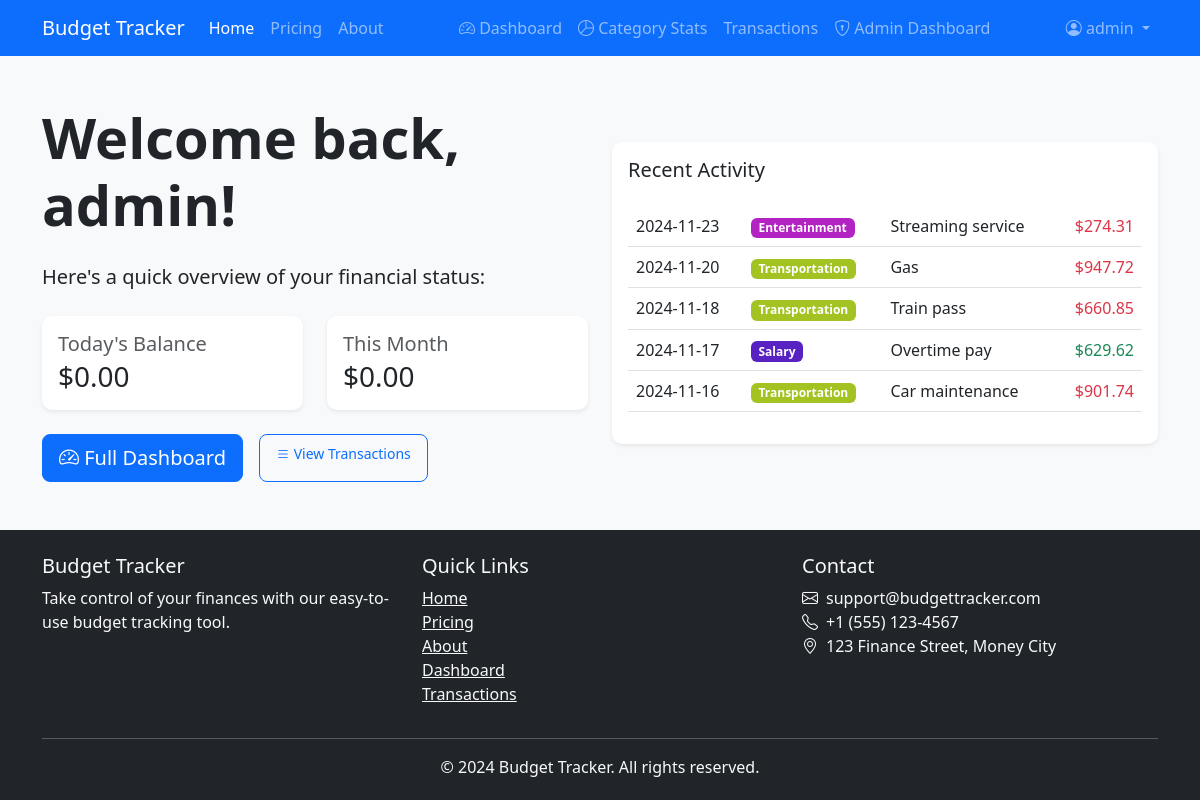
Screenshot of / (signed in) with the database file from the repository.
### models.py (models this page shows, shortened)
class User(UserMixin, db.Model):
    __tablename__ = 'user'
    id = db.Column(db.Integer, primary_key=True)
    username = db.Column(db.String(80), unique=True, nullable=False)
    email = db.Column(db.String(120), unique=True, nullable=False)
    password_hash = db.Column(db.String(128))
    role = db.Column(db.Enum(UserRole), default=UserRole.NORMAL)
    is_active = db.Column(db.Boolean, default=True, nullable=False)
    trial_end_date = db.Column(db.DateTime, nullable=True)
    created_at = db.Column(db.DateTime, nullable=False, default=datetime.utcnow)
    updated_at = db.Column(db.DateTime, onupdate=datetime.utcnow)
    last_login = db.Column(db.DateTime)
    reset_token = db.Column(db.String(100), unique=True)
    reset_token_expires = db.Column(db.DateTime)
    transactions = db.relationship('BudgetTransaction', backref='user', lazy=True)
    feedback_submissions = db.relationship('Feedback', backref=db.backref('submitted_by', lazy=True), lazy=True)
    budgets = db.relationship('UserBudget', backref='user', lazy=True)

class BudgetTransaction(db.Model):
    __tablename__ = 'budget_transaction'
    id = db.Column(db.Integer, primary_key=True)
    amount = db.Column(db.Float, nullable=False)
    description = db.Column(db.String(200), nullable=False)
    type = db.Column(db.String(20), nullable=False)
    date = db.Column(db.DateTime, nullable=False, default=datetime.utcnow)
    category = db.Column(db.String(50), nullable=False, default='UNCATEGORIZED')
    user_id = db.Column(db.Integer, db.ForeignKey('user.id'), nullable=False)
    created_at = db.Column(db.DateTime, nullable=False, default=datetime.utcnow)
    updated_at = db.Column(db.DateTime, onupdate=datetime.utcnow)

### routes.py (the view)
    @app.route('/')
    def home():
        if current_user.is_authenticated:
            today_start = datetime.combine(datetime.now().date(), datetime.min.time())
            today_end = datetime.combine(datetime.now().date(), datetime.max.time())
            today_transactions = BudgetTransaction.query.filter(
                BudgetTransaction.user_id == current_user.id,
                BudgetTransaction.date.between(today_start, today_end)
            ).all()
            today_balance = sum(t.amount for t in today_transactions)
            month_start = datetime.now().replace(day=1, hour=0, minute=0, second=0, microsecond=0)
            month_end = datetime.now()
            month_transactions = BudgetTransaction.query.filter(
                BudgetTransaction.user_id == current_user.id,
                BudgetTransaction.date.between(month_start, month_end)
            ).all()
            month_balance = sum(t.amount for t in month_transactions)
            all_transactions = BudgetTransaction.query.filter_by(
                user_id=current_user.id
            ).all()
            total_balance = sum(t.amount for t in all_transactions)
            recent_transactions = BudgetTransaction.query.filter_by(
                user_id=current_user.id
            ).order_by(BudgetTransaction.date.desc()).limit(5).all()
            return render_template('home.html',
                today_balance=today_balance,
                month_balance=month_balance,
                total_balance=total_balance,  # Added this line
                recent_transactions=recent_transactions
            )
        return render_template('home.html')

### routes.py (called while the page is built)
def generate_color_for_category(category_name):
    hash_value = sum(ord(c) for c in category_name)
    hue = hash_value % 360  # 0-359 degrees
    saturation = 70  # Constant saturation
    lightness = 45  # Constant lightness
    return f'hsl({hue}, {saturation}%, {lightness}%)'

### templates/home.html (shortened to what this page needs)
{% extends "base.html" %}
{% block content %}
<div class="container-fluid px-0">
    <div class="{% if current_user.is_authenticated %}bg-light{% else %}bg-primary text-white{% endif %} py-5">
        <div class="container">
            <div class="row align-items-center">
                <div class="col-lg-6">
                    {% if current_user.is_authenticated %}
                    <h1 class="display-4 fw-bold mb-4">Welcome back, {{ current_user.username }}!</h1>
                    <p class="lead mb-4">Here's a quick overview of your financial status:</p>
                    <div class="row g-4 mb-4">
                        <div class="col-md-6">
                            <div class="card border-0 shadow-sm">
                                <div class="card-body">
                                    <h5 class="card-title text-muted mb-1">Today's Balance</h5>
                                    <h3 class="mb-0">
                                        <span class="currency-symbol">$</span><span data-amount="{{ today_balance }}">{{ "%.2f"|format(today_balance|abs) }}</span>
                                    </h3>
                                </div>
                            </div>
                        </div>
                        <div class="col-md-6">
                            <div class="card border-0 shadow-sm">
                                <div class="card-body">
                                    <h5 class="card-title text-muted mb-1">This Month</h5>
                                    <h3 class="mb-0">
                                        <span class="currency-symbol">$</span><span data-amount="{{ month_balance }}">{{ "%.2f"|format(month_balance|abs) }}</span>
                                    </h3>
                                </div>
                            </div>
                        </div>
                    </div>
                    <div class="d-flex gap-3">
                        <a href="{{ url_for('dashboard') }}" class="btn btn-primary btn-lg">
                            <i class="bi bi-speedometer2"></i> Full Dashboard
                        </a>
                        <a href="{{ url_for('view_transactions') }}" class="btn btn-outline-primary btn-sm no-print">
                            <i class="bi bi-list"></i> View Transactions
                        </a>
                    </div>
                    {% endif %}
                </div>
                <div class="col-lg-6">
                    {% if current_user.is_authenticated %}
                    <div class="card border-0 shadow-sm">
                        <div class="card-body">
                            <h5 class="card-title mb-4">Recent Activity</h5>
                            {% if recent_transactions %}
                            <div class="table-responsive">
                                <table class="table table-hover">
                                    <tbody>
                                        {% for transaction in recent_transactions %}
                                        <tr>
                                            <td>{{ transaction.date.strftime('%Y-%m-%d') }}</td>
                                            <td>
                                                <span class="badge" style="background-color: {{ generate_color_for_category(transaction.category) }}">
                                                    {{ transaction.category }}
                                                </span>
                                            </td>
                                            <td>{{ transaction.description }}</td>
                                            <td class="text-end {{ 'text-success' if transaction.amount > 0 else 'text-danger' }}">
                                                ${{ '%0.2f'|format(transaction.amount|abs) }}
                                            </td>
                                        </tr>
                                        {% endfor %}
                                    </tbody>
                                </table>
                            </div>
                            {% else %}
                            <p class="text-muted text-center mb-0">No recent transactions</p>
                            {% endif %}
                        </div>
                    </div>
                    {% else %}
                    <img src="{{ url_for('static', filename='img/hero-image.svg') }}" alt="Budget Tracking" class="img-fluid">
                    {% endif %}
                </div>
            </div>
        </div>
    </div>
</div>
{% endblock %}

### templates/base.html (shortened to what this page needs)
<!DOCTYPE html>
<html lang="en">
<head>
    <link href="https://cdn.jsdelivr.net/npm/bootstrap@5.3.0/dist/css/bootstrap.min.css" rel="stylesheet">
    <link rel="stylesheet" href="https://cdn.jsdelivr.net/npm/bootstrap-icons@1.7.2/font/bootstrap-icons.css">
    <link rel="stylesheet" href="{{ url_for('static', filename='css/style.css') }}">
</head>
<body>
    <nav class="navbar navbar-expand-lg navbar-dark bg-primary">
        <div class="container">
            <a class="navbar-brand" href="{{ url_for('home') }}">Budget Tracker</a>
            <div class="collapse navbar-collapse" id="navbarNav">
                <ul class="navbar-nav me-auto">
                    <li class="nav-item">
                        <a class="nav-link {% if request.endpoint == 'home' %}active{% endif %}" href="{{ url_for('home') }}">Home</a>
                    </li>
                    <li class="nav-item">
                        <a class="nav-link {% if request.endpoint == 'pricing' %}active{% endif %}" href="{{ url_for('pricing') }}">Pricing</a>
                    </li>
                    <li class="nav-item">
                        <a class="nav-link {% if request.endpoint == 'about' %}active{% endif %}" href="{{ url_for('about') }}">About</a>
                    </li>
                </ul>
                <div class="navbar-nav">
                    {% if current_user.is_authenticated %}
                    <a class="nav-link {{ 'active' if request.endpoint == 'dashboard' }}" href="{{ url_for('dashboard') }}">
                        <i class="bi bi-speedometer2"></i> Dashboard
                    </a>
                    <a class="nav-link {{ 'active' if request.endpoint == 'category_stats' }}" href="{{ url_for('category_stats') }}">
                        <i class="bi bi-pie-chart"></i> Category Stats
                    </a>
                    <a class="nav-link {% if request.endpoint == 'view_transactions' %}active{% endif %}" href="{{ url_for('view_transactions') }}">Transactions</a>
                    {% if current_user.role in [UserRole.ADMIN, UserRole.SUPER_ADMIN] %}
                    <a class="nav-link {{ 'active' if request.endpoint.startswith('admin_') }}" href="{{ url_for('admin_users') }}">
                        <i class="bi bi-shield-lock"></i> Admin Dashboard
                    </a>
                    {% endif %}
                    {% endif %}
                </div>
                <div class="navbar-nav ms-auto">
                    {% if current_user.is_authenticated %}
                        <div class="nav-item dropdown">
                        <a class="nav-link dropdown-toggle" href="#" id="userDropdown" role="button" data-bs-toggle="dropdown" aria-expanded="false">
                            <i class="bi bi-person-circle"></i>
                            {{ current_user.username }}
                        </a>
                    </div>
                    {% else %}
                    <a class="nav-link" href="{{ url_for('login') }}">Login</a>
                    <a class="nav-link" href="{{ url_for('register') }}">Register</a>
                    {% endif %}
                </div>
            </div>
        </div>
    </nav>
    {% block content %}{% endblock %}
    <footer class="bg-dark text-light py-4 mt-auto">
        <div class="container">
            <div class="row">
                <div class="col-md-4">
                    <h5>Budget Tracker</h5>
                    <p>Take control of your finances with our easy-to-use budget tracking tool.</p>
                </div>
                <div class="col-md-4">
                    <h5>Quick Links</h5>
                    <ul class="list-unstyled">
                        <li><a href="{{ url_for('home') }}" class="text-light">Home</a></li>
                        <li><a href="{{ url_for('pricing') }}" class="text-light">Pricing</a></li>
                        <li><a href="{{ url_for('about') }}" class="text-light">About</a></li>
                        {% if current_user.is_authenticated %}
                        <li><a href="{{ url_for('dashboard') }}" class="text-light">Dashboard</a></li>
                        <li><a href="{{ url_for('view_transactions') }}" class="text-light">Transactions</a></li>
                        {% endif %}
                    </ul>
                </div>
                <div class="col-md-4">
                    <h5>Contact</h5>
                    <ul class="list-unstyled">
                        <li><i class="bi bi-envelope me-2"></i>support@budgettracker.com</li>
                        <li><i class="bi bi-telephone me-2"></i>+1 (555) 123-4567</li>
                        <li><i class="bi bi-geo-alt me-2"></i>123 Finance Street, Money City</li>
                    </ul>
                </div>
            </div>
            <hr>
            <div class="text-center">
                <p class="mb-0">&copy; 2024 Budget Tracker. All rights reserved.</p>
            </div>
        </div>
    </footer>
</body>
</html>

### static/css/style.css (style rules this page uses)
body { background-color: #f8f9fa; }
.card { border-radius: 10px; border: none; }
.btn { border-radius: 8px; padding: 8px 16px; }
.shadow-sm { box-shadow: 0 0.125rem 0.25rem rgba(0,0,0,.075) !important; }

### rows the page displays
User: username "admin"
BudgetTransaction: amount|abs "274.31"
BudgetTransaction: amount|abs "947.72"
BudgetTransaction: amount|abs "660.85"
BudgetTransaction: amount|abs "629.62"
BudgetTransaction: amount|abs "901.74"

### other values shown
{{ "%.2f"|format(today_balance|abs) }} "0.00"
{{ "%.2f"|format(month_balance|abs) }} "0.00"
